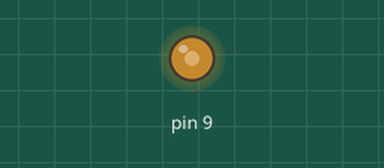
This sketch was run on a simulated Arduino Uno, built with avr-gcc and run on an emulated ATmega328P. Shown: output pins drawn as LEDs (lit = HIGH).

Above: at 0.1 s.
Timing chart, 0 to 1.6 s (numbered marks = the images above):
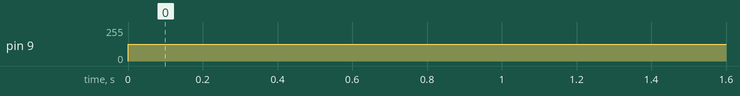

Measured:
- by itself, pin 9: 0/255 → 127/255 at 0.00 s

The sketch:

PWM_Timer1.ino
```cpp
/*
Simple script for PWM sending to pin 9 Arduino

change parameter f and dc

Jasper van Bemmel     28-03-2025
*/


#include <TimerOne.h>

float f = 88.5; //frequency in Hz
int dc = 50;    //dutycycle 0-100%
int dc_scaled = map(dc, 0, 100, 0, 1023);
int led = 9;


void setup() {
Timer1.initialize(1000000); //The led will blink in a half second time interval
}


void loop() {

// send frequency and dutycycle to timer
Timer1.setPeriod(1000000 / f);
Timer1.pwm(led, dc_scaled);

}
```
